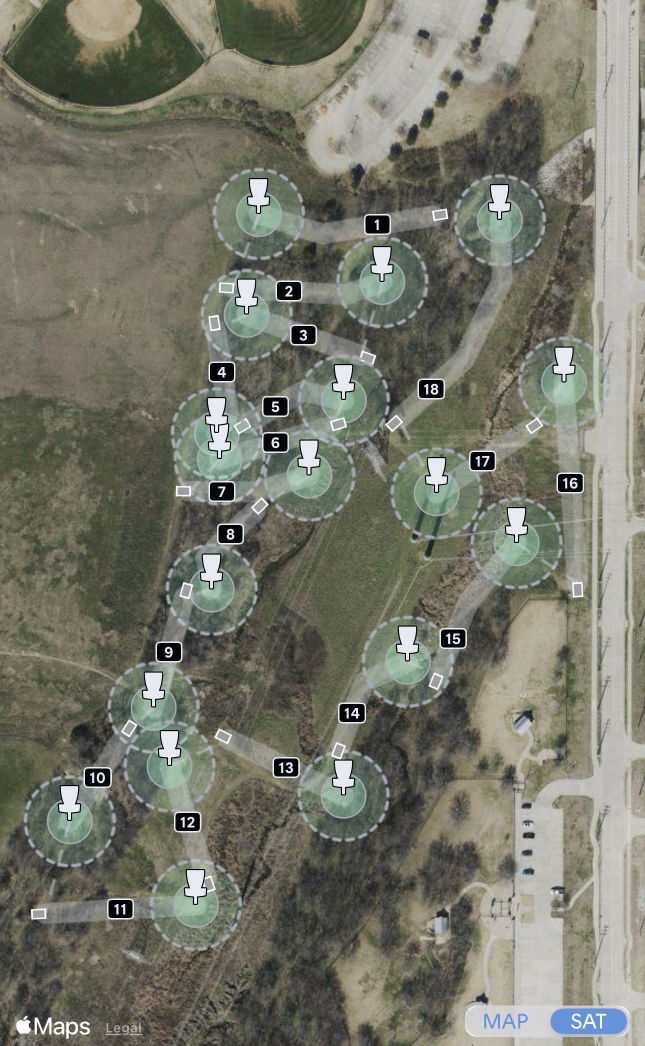
#> input picture old-stuff/resources/TeeTestBlank.jpg, 1290 x 2091 px (shown at 1/2 size)
$ python -i middleout.py   (imports and definitions only)
#> lines starting #> are read from the running program, lines starting #| are printed output that depends on the picture
#> further down, picture is the input picture: shape (2091, 1290, 3); mean B, G, R 106, 118.6, 117.7
from __future__ import annotations

import math
import time
from typing import Iterable

import cv2
import numpy as np
from scipy.ndimage import gaussian_filter
from skimage.graph import route_through_array


# [78 lines left out: function detect_badges, not called in this run]


def _remap_shift(imgf: np.ndarray, dx: float, dy: float) -> np.ndarray:
    h, w = imgf.shape[:2]
    xs, ys = np.meshgrid(
        np.arange(w, dtype=np.float32),
        np.arange(h, dtype=np.float32),
    )
    return cv2.remap(
        imgf,
        (xs + np.float32(dx)).astype(np.float32),
        (ys + np.float32(dy)).astype(np.float32),
        interpolation=cv2.INTER_LINEAR,
        borderMode=cv2.BORDER_REFLECT101,
    )


def paired_bandness(
    img: np.ndarray,
    scale: int = 3,
    widths_src: Iterable[int] = (24, 32, 40, 48, 56, 64),
    orientations: int = 12,
) -> tuple[np.ndarray, int, float]:
    """
    Continuous paired-edge evidence field.

    A candidate center pixel scores when two approximately parallel edges,
    separated by a plausible UDisc ribbon width, exhibit matching RGB
    transitions. This intentionally makes no fixed-gray or alpha-color
    assumption.

    Returns:
        support: float32 [0,1] evidence raster at 1/scale resolution
        scale: source pixels per support pixel
        elapsed_ms
    """
#> called with scale = 3, widths_src = (24, 32, 40, 48, 56, 64), orientations = 12
    started = time.perf_counter()

    h, w = img.shape[:2]
#> h = 2091; w = 1290
    ew, eh = w // scale, h // scale
#> ew = 430; eh = 697
    small = cv2.resize(img, (ew, eh), interpolation=cv2.INTER_AREA).astype(
        np.float32
    )
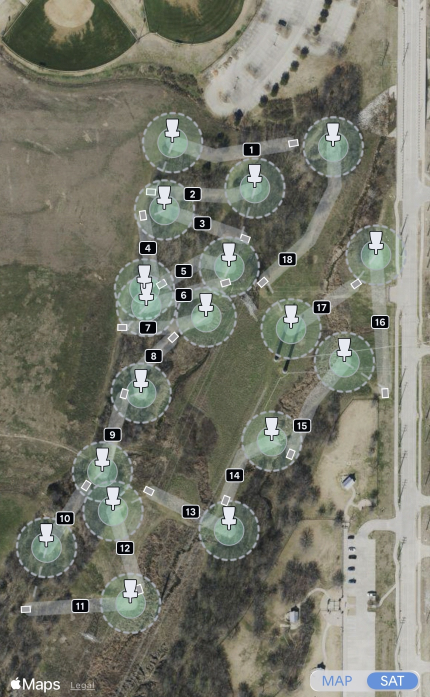
#> small: shape (697, 430, 3) float32; mean B, G, R 106, 118.6, 117.7
    small = gaussian_filter(small, sigma=(0.8, 0.8, 0))

    half_widths = np.asarray(tuple(widths_src), dtype=float) / (2 * scale)
    delta = max(1.0, 4.0 / scale)

    best = np.zeros((eh, ew), dtype=np.float32)

    for theta in np.linspace(0, np.pi, orientations, endpoint=False):
        nx, ny = -math.sin(theta), math.cos(theta)

        for r in half_widths:
            left_inside = _remap_shift(
                small, -nx * (r - delta), -ny * (r - delta)
            )
            left_outside = _remap_shift(
                small, -nx * (r + delta), -ny * (r + delta)
            )
            right_inside = _remap_shift(
                small, nx * (r - delta), ny * (r - delta)
            )
            right_outside = _remap_shift(
                small, nx * (r + delta), ny * (r + delta)
            )

            d1 = left_inside - left_outside
            d2 = right_inside - right_outside

            n1 = np.linalg.norm(d1, axis=2)
            n2 = np.linalg.norm(d2, axis=2)
            cosine = (d1 * d2).sum(axis=2) / (n1 * n2 + 1e-6)

            score = np.minimum(n1, n2) * np.clip(cosine, 0, 1)
            np.maximum(best, score, out=best)
#> this loop made 12 passes
#> (nx, ny) on passes 2 to 12: (-0.259, 0.966), (-0.5, 0.866), (-0.707, 0.707), (-0.866, 0.5), (-0.966, 0.259), (-1, 6.12e-17), (-0.966, -0.259), (-0.866, -0.5), (-0.707, -0.707), (-0.5, -0.866), (-0.259, -0.966)
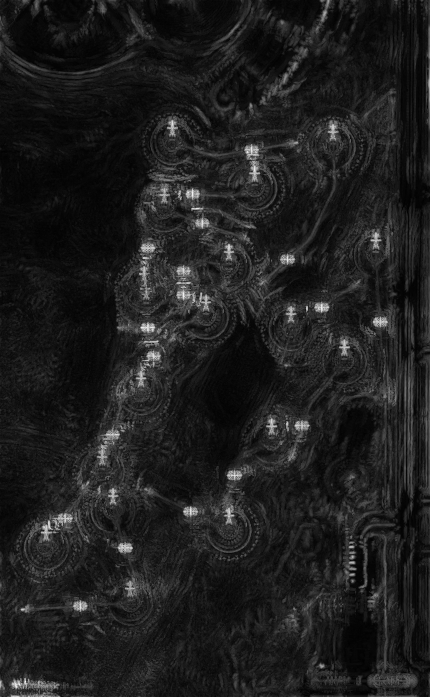
#> best: shape (697, 430) float32; min 1, max 248.2, mean 30.9
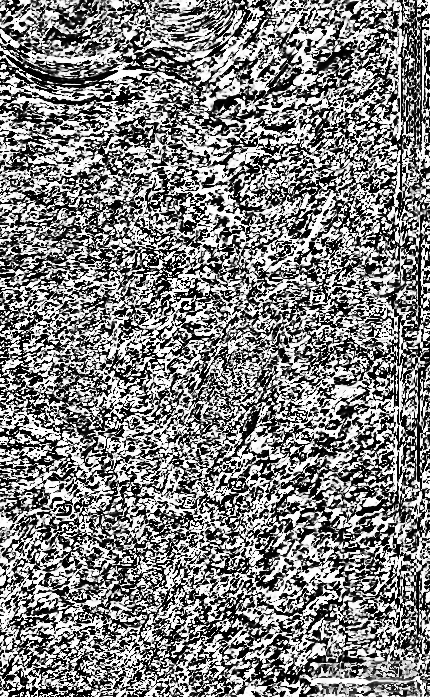
#> cosine: shape (697, 430) float32; min -1, max 1, mean 0.0147; drawn with min black and max white
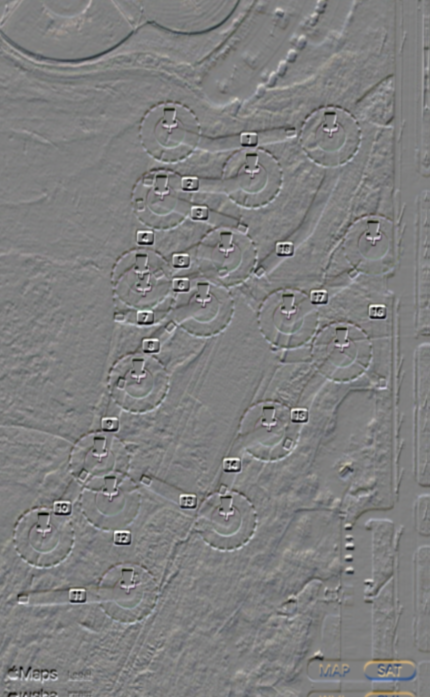
#> d1: shape (697, 430, 3) float32; mean B, G, R -0.1, 0, 0; drawn with min black and max white
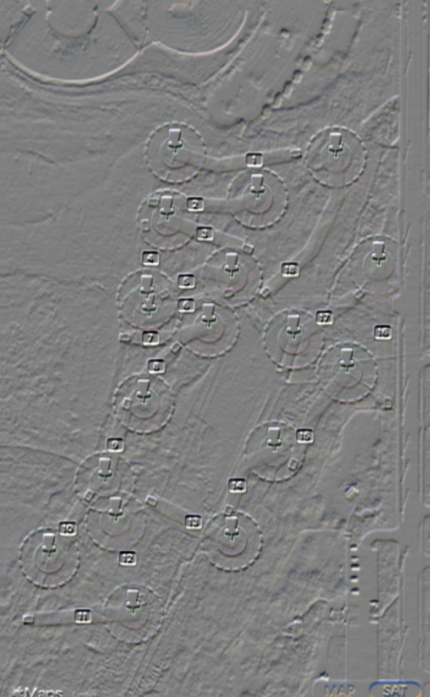
#> d2: shape (697, 430, 3) float32; mean B, G, R 0.1, 0, 0; drawn with min black and max white
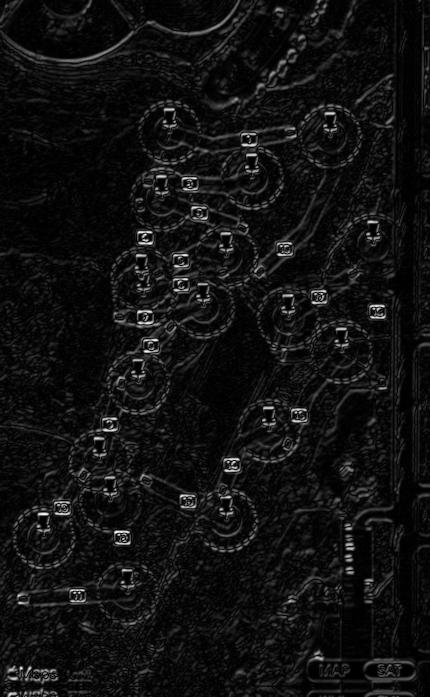
#> n1: shape (697, 430) float32; min 0.000233, max 265, mean 18.5; drawn with min black and max white

    nonzero = best[best > 0]
    p995 = float(np.percentile(nonzero, 99.5)) if len(nonzero) else 1.0
#> p995 = 164.7
    normalized = np.clip(best / max(p995, 1e-6), 0, 1) ** 0.7
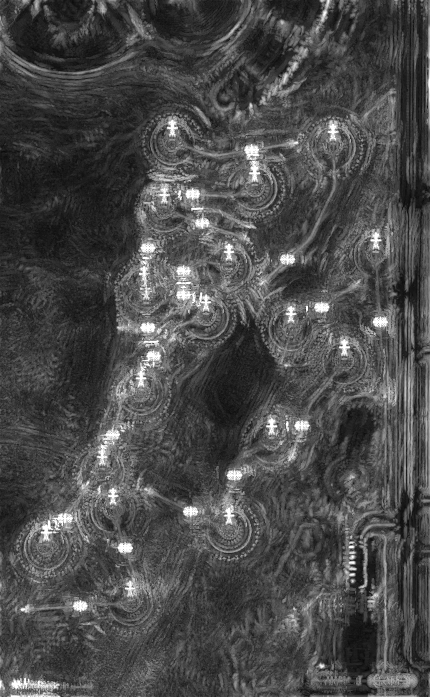
#> normalized: shape (697, 430) float32; min 0.0281, max 1, mean 0.294

    return (
        normalized.astype(np.float32),
        scale,
        (time.perf_counter() - started) * 1000,
    )


def support_cost(support: np.ndarray) -> np.ndarray:
    """Cost surface used in the dev experiment."""
    return (1.0 + 4.0 * (1.0 - support) ** 2).astype(np.float64)


# [99 lines left out: functions route_leg, middleout_path, point_segment_distance, not called in this run]

>>> import cv2
>>> picture = cv2.imread('../../../resources/TeeTestBlank.jpg')
>>> result = paired_bandness(picture)
